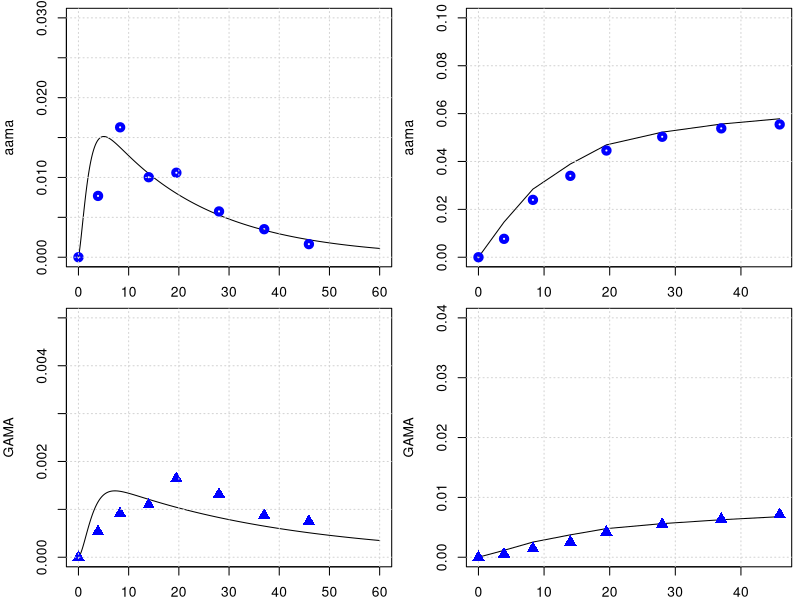

This figure's R source:
library(deSolve)
library(minpack.lm)
graphics.off()

# body weight in kg
BW = 70 
# fractions of BW
##https://journals.sagepub.com/doi/pdf/10.1177/ANIB_32_3-4
F_B = 0.079 
F_B_AB = 0.35 #fraction: arterial blood of blood volume
F_B_VB = 0.65 #fraction: venous blood of blood volume
F_Li = 0.026
F_Ki = 0.0044
F_T = 1-(F_B+F_Li+F_Ki)
# organ volumes in L
V_AB <- BW*F_B*F_B_AB 
V_VB <- BW*F_B*F_B_VB 
V_T <- BW*F_T
V_Ki <- BW*F_Ki
V_Li <- BW*F_Li
# cardiac output in L/(kg*h)
##https://journals.sagepub.com/doi/pdf/10.1177/ANIB_32_3-4
QCC = 16        #12.5 # maybe 14 or 6.5 check?
Q_C = QCC*BW^0.75
#FQ_P = 2.5/100 Trine: We don't have a lung compartment in this model
FQ_Li = 0.255
FQ_Ki = 0.19 #total - there is also an aterial flow rate 
FQ_T = 1 -( FQ_Li + FQ_Ki) # +FQ_P) Trine: We don't have a lung compartment in this model
Q_Li <- Q_C*FQ_Li
Q_Ki <- Q_C*FQ_Ki
Q_T <- Q_C*FQ_T

MW_aa = 71   # mg/mmol
MW_ga = 87   # mg/mmol
MW_GSH = 307.32 # mg/mmol
k_0_GSH = 7   # from Sweeney paper.
MW_GSH = 307.32     # mg/mmol
AGSH0 = k_0_GSH * V_Li * MW_GSH

# Maria: I came across this paper and has a lot of interesting toxicokinetc data. Humans are
# exposed to acrylamide and measure urine metabolites. They measured 60% or possibly more.
# of ingested acrylamide is absorbed. 
# We can use half-lives, metabolite fractions, pathway ratios etc. to validate the PBPK in humans.
# 'Toxicokinetics of acrylamide in humans after ingestion of a defined dose in a test meal to improve risk assessment for acrylamide carcinogenicity'
# DOI: 10.1158/1055-9965.EPI-05-0647

# +++++++++++++++++++++++++++++++++++++++++++++++++++++++++++++++++
# partition coefficient 
pAA_TB = .2        # Tissue::blood partition AA, Sweeney et al (2010) paper
pAA_KiB = 0.8      # Kidney::blood partition AA, Sweeney et al (2010) paper
pAA_LiB = 0.4      # liver::blood partition AA, Sweeney et al (2010) paper
# Maybe we said it earlier and these parameters are not sensitive to the model, but from which paper did you get the values of these partition coefs., 
# in the paper of Sweeney and of Li are different pAA_LiB = 0.4 and pAA_KiB = 0.8.

# reaction rate constants 
k_AAuptake = 1 #1/h

k_onAA_T = 0.028  #1/h     # we took it from Sweenney
k_onAA_B = 0.036  #1/h
k_onAA_Li = 0.71 #1/h
k_onAA_Ki = 0.13 #1/h

# from 0.23 to 0.35
k_cl_GSH = 0.035   # 1/h   #  reference from Maria

# k_onAA_GSH = 0.55 # L/(mmol h)
# check, we do not use it any more.
k_exc_AAMA = 0.049   # 0.049 #1/h or 0.13 # this will change the shape

# Maximum velocity for enzymatic reaction 
V_max_p450 = 9 /MW_aa*BW^0.7  # mg/h  from Sweenney paper, checked!
# maximum rate of GA and AA conjugation with GSH (mg/(h BW^0.7))
Vmax_AA_GSH <- 24*BW^0.7 # from the Sweeny  fitted   mg/h




#????????????????????????????????
#????????????????????????????????
#????????????????????????????????
#????????????????????????????????
#????????????????????????????????
#????????????????????????????????
### PARAMETERS FOR GA
# partition coefficient
pGA_TB = 0.97
pGA_LiB = 0.9
pGA_KiB = .3

#k_onGA_GSH = 0.8 #L/(mmol h)
k_onGA_T = 0.69        #1/h
k_onGA_B = 0.108       #1/h
k_onGA_Ki = k_onAA_T/2 #1/h
k_onGA_Li = 0.115      #1/h

k_exc_GAMA = 0.027     # 0.077 #1/h  # or 0.027 # from sweeney
k_exc_GAOH = 0.077     # 1/h  # from sweeney
# (removed as no longer used) k_exc_GA <- .4         # 1/h Q_Ki*0.025


VMAXGC1 = 22   # maximum rate of AA conjugation with GSH mg/hr-kg^0.7, Sweeney et al (2010) paper
VMAXG1 = VMAXGC1/MW_aa*BW**0.7    # !$'Liver AA-GSH rate'

# Maximum velocity for enzymatic reaction 
V_max_EH = 20 /MW_ga*BW^0.7  
KM_p450 = 10.0
KM_EH = 100.0
# maximum rate of GA and AA conjugation with GSH (mg/(h BW^0.7))
Vmax_GA_GSH <- 20*BW^0.7 # from the Sweeny  fitted   mg/h

KMG1 = 20  #!Km with respect to AA for GSH conjugation mg/L (from Sweeny code) 
# Trine: This should be mg. Delete the term MW_aa
# Sweeney has this parameter for rats ans 100 mg/L why did you use this number and why divived by MW??

KMGG = .1/MW_GSH        # !KM with respect to GSH for AA or GA conjugation with GSH mmol/L. Trine: should be mg/L
####and that this is 307 mg/L #This comment is wrong ignore
KMG2 = 90  #!Km with respect to GA for GSH conjugation mM. Trine: This should be mg. Delete the term MW_aa
# The same comment as for KMG1

# from the code, not from paper
KPT_Li = 0.015    # !'protein turnover rate in liver'# this is confimred in the exp. values of Sweeney
KPT_Ki = 0.013    # !'protein turnover rate in kidney'# 1/h this is 0.012 in Sweeney, I guess its not much of difference
KPTR = 0.013      # !'protein turnover rate in rpt'# this is 0.012 in Li et.al
KPTS = 0.0039     # !'protein turnover rate in spt'# and this they have it 0.0051 Sweeney and Li 0.0012 refering to Sweeney
KPTRB = 0.0039    # !'protein turnover rate in rbc'# how did we get that?
KPTPL = 0.012    # !'protein turnover rate in plasma'# Sweeney has 0.012 for this value
# +++++++++++++++++++++++++++++++++++++++++++++++++++++++++++++++++
# create list of parameter
# +++++++++++++++++++++++++++++++++++++++++++++++++++++++++++++++++
params <- unlist(c(data.frame(pAA_TB, pAA_LiB, pAA_KiB,
                              pGA_TB, pGA_LiB, pGA_KiB,
                              k_onAA_T, k_onAA_B, k_onAA_Li,  k_onAA_Ki,
                              k_onGA_T, k_onGA_B, k_onGA_Li, k_onGA_Ki, 
                              k_exc_AAMA, k_exc_GAMA,
                              k_cl_GSH, V_max_p450, KM_p450, V_max_EH, KM_EH,
                              k_AAuptake)
                              ))
yini <- c(m_AA_AB = 0.0, m_GA_AB = 0.0,      a_pb_AA_B = 0 ,
          m_AA_VB = 0.0, m_GA_VB = 0.0,
          m_AA_Ki = 0.0, m_GA_Ki = 0.0, m_AA_dose = 0 ,
          m_AA_Li = 0.0, m_AAMA = 0.0, 
          m_GA_Li = 0.0, a_pb_GA_Li = 0.0,
          m_GAMA  = 0.0,       
          m_GSH_Li = k_0_GSH * V_Li * MW_GSH, 
          m_AA_T = 0.0, m_GA_T = 0.0,
          m_GAOH = 0.0, 
          m_AA_out = 0.0, m_AA_in = 0.0, m_AA_accum = 0.0, m_AA_free = 0.0, 
          m_GA_out = 0.0, m_GA_in = 0.0, m_GA_accum = 0.0, m_GA_free = 0.0, 
          a_pb_AA_Ki = 0,  a_pb_AA_Li = 0,
          a_pb_GA_Ki = 0, a_pb_AA_T = 0, a_pb_GA_B = 0, a_pb_GA_T = 0
)
# ++++++++++++++++++++++++++++++++++++++++++++++++++++++++++++++++++
# PBPK model for Acrylamide 
# ++++++++++++++++++++++++++++++++++++++++++++++++++++++++++++++++++
PBPKmodelAA <- function(t,state,parameter){
  with(as.list(c(t,state,parameter)), {
    #----#---#  Model for AA  #---#---#
    # concentrations blood in the organs in mg/L
    c_AA_AB <- m_AA_AB/V_AB   
    c_AA_VB <- m_AA_VB/V_VB
    c_AA_T <- m_AA_T/V_T
    c_AA_Li <- m_AA_Li/V_Li #Trine: Should we multiply with PL1 as we do for GA
    c_AA_Ki <- m_AA_Ki/V_Ki
    
    c_GSH_Li <- m_GSH_Li/V_Li
    # units checked -> mg/h   
    dm_AA_dose <- - k_AAuptake*m_AA_dose
    
    # Blood
    #-----------------------------
    # units checked -> mg/h   
    dm_AA_AB <- Q_C*(c_AA_VB - c_AA_AB) - k_onAA_B*m_AA_AB
    dm_AA_VB <- Q_T*(c_AA_T/pAA_TB) + Q_Li*(c_AA_Li/pAA_LiB) + Q_Ki*(c_AA_Ki/pAA_KiB) - Q_C*c_AA_VB -k_onAA_B*m_AA_VB
    # Trine: I added this. Can we make an overall turnover rate in blood? Is this correct? 
    da_pb_GA_B <- k_onAA_B*m_AA_AB + k_onAA_B*m_AA_VB - a_pb_GA_B*KPTRB
    
    # Kidney
    #---------------------------------
    # units checked -> mg/h   
    dm_AA_Ki <- Q_Ki*c_AA_AB -Q_Ki*(c_AA_Ki/pAA_KiB) - k_onAA_Ki*m_AA_Ki 
    # protein tunr over AA in Kidney
    da_pb_AA_Ki <- k_onAA_Ki*m_AA_Ki - a_pb_AA_Ki*KPT_Ki
   
    # unit chekced mg/h 
    metAA_GSH <- Vmax_AA_GSH * c_AA_Li * c_GSH_Li / ( (KMG1 + c_AA_Li) * (KMGG + c_GSH_Li) )

    metAA_P450 <- V_max_p450 * MW_aa * c_AA_Li/ (KM_p450 + c_AA_Li)
    
    # units checked -> mg/h  
    dm_AA_Li <- Q_Li*(c_AA_AB - c_AA_Li/pAA_LiB) + k_AAuptake*m_AA_dose - k_onAA_Li*m_AA_Li  - metAA_P450 - metAA_GSH 
    # protein turn over AA in Liver
    da_pb_AA_Li <- k_onAA_Li*m_AA_Li - a_pb_AA_Li * KPT_Li
    
    # Tissue
    #--------------------------------------------------------------
    # units checked -> mg/h   
    dm_AA_T <- Q_T*(c_AA_AB - c_AA_T/pAA_TB) - k_onAA_T*m_AA_T
    # protein turn over AA in Tussue
    da_pb_AA_T <- k_onAA_T*m_AA_T - a_pb_AA_T * KPTS
    
    # Urine
    #-------------------------------------------------------------
    # units checked -> mg/h   
    dm_AAMA <- metAA_GSH - m_AAMA*k_exc_AAMA 

    dm_AA_out <- metAA_P450 + metAA_GSH + k_onAA_Li*m_AA_Li
    dm_AA_in <- k_AAuptake * m_AA_dose
    dm_AA_accum <- k_onAA_B*m_AA_AB +k_onAA_B*m_AA_VB +k_onAA_T*m_AA_T +k_onAA_Ki*m_AA_Ki
    dm_AA_free <- dm_AA_AB + dm_AA_VB +dm_AA_T +dm_AA_Li +dm_AA_Ki

      #--------------------------------------------------------------
    ########################################################################################    
    #-GA-#-GA-#  Model for GA  #-GA-#-GA-#    
    #concentrations blood in the organs in mg/L
    c_GA_AB <- m_GA_AB/V_AB ;   
    c_GA_VB <- m_GA_VB/V_VB
    c_GA_T <- m_GA_T/V_T
    c_GA_Li <- m_GA_Li/V_Li
    c_GA_Ki <- m_GA_Ki/V_Ki
    
    # Blood
    #-----------------------------
    # units checked -> mg/h   
    dm_GA_AB <- Q_C*(c_GA_VB - c_GA_AB) -k_onGA_B*m_GA_AB
    # units checked -> mg/h   
    dm_GA_VB <- Q_T*(c_GA_T/pGA_TB) + Q_Li*(c_GA_Li/pGA_LiB) + Q_Ki*(c_GA_Ki/pGA_KiB) - Q_C*c_GA_VB - k_onGA_B*m_GA_VB
    # units checked -> mg/h   
    da_pb_AA_B <- k_onGA_B*m_AA_AB + k_onGA_B*m_AA_VB - a_pb_GA_B*KPTRB
    
    # Kidney
    #---------------------------------
    dm_GA_Ki <- Q_Ki*c_GA_AB -Q_Ki*(c_GA_Ki/pGA_KiB) -k_onGA_Ki*m_GA_Ki 
    # protein tunr over AA in Kidney
    da_pb_GA_Ki <- k_onGA_Ki*m_GA_Ki - a_pb_GA_Ki*KPT_Ki
    
    # Liver
    #--------------------------------
    # units checked -> mg/h
    metGA_GSH <- Vmax_GA_GSH * c_GSH_Li *c_GA_Li / (c_GA_Li + KMG2)/(c_GSH_Li + KMGG)
    metGA_EH <- V_max_EH *MW_ga *c_GA_Li / (KM_EH + c_GA_Li)
    # units checked -> mg/h 
    dm_GA_Li <- Q_Li*(c_GA_AB - c_GA_Li/pGA_LiB) - k_onGA_Li*m_GA_Li + metAA_P450 - metGA_GSH -metGA_EH 
    # protein tunr over GA in Liver
    da_pb_GA_Li = k_onGA_Li*m_GA_Li - a_pb_GA_Li*KPT_Li 
    
    # units checked -> mg/h, 
    dm_GAMA <-  metGA_GSH  -m_GAMA*k_exc_GAMA
    
    #????????????????????????????????????????????
    # we need a new k_exc_GAOH
    dm_GAOH <- metGA_EH - m_GAOH*k_exc_GAOH
    
    # Tissue    #-----------------------------------------------------
    dm_GA_T <- Q_T*(c_GA_AB - c_GA_T/pGA_TB) - k_onGA_T*m_GA_T
    da_pb_GA_T <- k_onGA_T*m_GA_T - a_pb_GA_T * KPTS
    
    # Liver
    #--------------------------------
    # units checked -> mg/h
    dm_GSH_Li <- k_0_GSH * V_Li * MW_GSH - k_cl_GSH*m_GSH_Li - metAA_GSH - metGA_GSH
    
    dm_GA_out <- metGA_GSH + metGA_EH 
    dm_GA_in <- metAA_P450
    dm_GA_accum <- k_onGA_B*m_GA_AB +k_onGA_B*m_GA_VB +k_onGA_T*m_GA_T +k_onGA_Li*m_GA_Li +k_onGA_Ki*m_GA_Ki
    dm_GA_free <- dm_GA_AB + dm_GA_VB +dm_GA_T +dm_GA_Li +dm_GA_Ki 
    
    return(list(c(dm_AA_AB,    dm_GA_AB,   da_pb_AA_B,
                  dm_AA_VB,    dm_GA_VB,
                  dm_AA_Ki,    dm_GA_Ki,    dm_AA_dose,
                  dm_AA_Li,    dm_AAMA,   
                  dm_GA_Li,   da_pb_GA_Li, dm_GAMA,
                  dm_GSH_Li,  dm_AA_T,     dm_GA_T,
                  dm_GAOH,
                  dm_AA_out,  dm_AA_in,   dm_AA_accum,  dm_AA_free,
                  dm_GA_out,  dm_GA_in,   dm_GA_accum,  dm_GA_free,
                  da_pb_AA_Ki,    da_pb_AA_Li,
                  da_pb_GA_Ki,    da_pb_AA_T, da_pb_GA_B , da_pb_GA_T   )))
  })
}
PBPKmodelAA <- compiler::cmpfun(PBPKmodelAA)



################################################################
# manual readout from Kopp and Dekant 2009
################################################################
times <- seq(from = 0, to = 60, by = 0.1)
diet <- data.frame(var = "m_AA_dose", method = "add",
                   time = c(0.0),  value = 0.5 *BW /1000 )  # dose of 0.05 microg/kg bw
out <- ode(y = yini, times = times, func = PBPKmodelAA, parms = params, events = list(data = diet))
yobs_urine <- data.frame(
  time = c(0.0, 3.9, 8.3, 14, 19.5, 28, 37, 45.9),
  AAMA = c(0.0/1000000, 32.8/1000000, 69.5/1000000, 42.8/1000000, 45.2/1000000, 24.5/1000000, 15/1000000, 7/1000000)*234.28, #https://pubchem.ncbi.nlm.nih.gov/compound/N-Acetyl-S-_2-carbamoylethyl_-L-cysteine
  GAMA = c(0.0, 2.15*1e-6, 3.66*1e-6, 4.38*1e-6, 6.57*1e-6, 5.26*1e-6, 3.50*1e-6, 3.0*1e-6)*250.27
)

# plot for AAMA in urinary
par(mfrow=c(2,2),mar=c(2,4,.5,.5))
plot(out[,'time'], out[,'m_AAMA']   ,type = 'l',xlab = 'time', ylab = 'aama', ylim = c(0,.03) )
points(yobs_urine$time, yobs_urine$AAMA , col="blue", lwd = 4) ; grid()
time_points_measure_unrine = c(1, 40, 84, 141, 196, 280 , 371, 460)
tamtam = out[,'m_AAMA'][time_points_measure_unrine ]
plot(yobs_urine$time, cumsum( tamtam ),type = 'l', ylab = 'aama', ylim = c(0,.1), xlab = 'time' ); grid()
points(yobs_urine$time, cumsum(yobs_urine$AAMA) , col="blue", lwd = 4)

# plot for GAMA 
plot(out[,'time'], out[,'m_GAMA']  ,type = 'l',xlab = '', ylab = 'GAMA', ylim = c(0,.005) )
points(yobs_urine$time, yobs_urine$GAMA , col="blue", cex = 1.5, pch = 17); grid()
time_points_measure_unrine = c(1, 40, 84, 141, 196, 280 , 371, 460)
tamtam = out[,'m_GAMA'][time_points_measure_unrine ]
plot(yobs_urine$time, cumsum( tamtam ),type = 'l',xlab = '', ylab = 'GAMA', ylim = c(0,.04) ); grid()
points(yobs_urine$time, cumsum(yobs_urine$GAMA) , col="blue",cex = 1.5, pch = 17)
